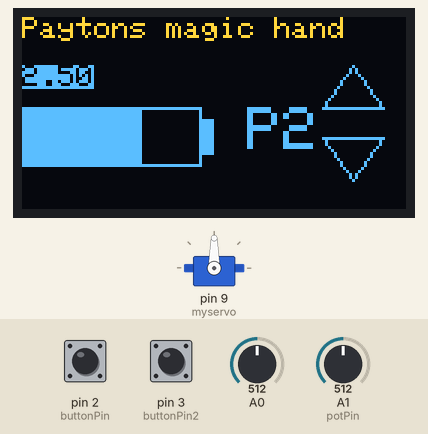
Bench run of a sketch on a simulated Arduino Uno, built with avr-gcc and run on an emulated ATmega328P. Parts: servo, 128×64 one-colour display. Inputs (shaded band) come from the test bench; at power-on: pin 2 (buttonPin) LOW, pin 3 (buttonPin2) LOW, A0 = 512, A1 (potPin) = 512. The OLED is the two-colour kind (top 16 rows yellow).

Above: at 2.3 s.
2.4 s: pin 2 (buttonPin) pulled HIGH for 0.15 s
At 3.5 s:
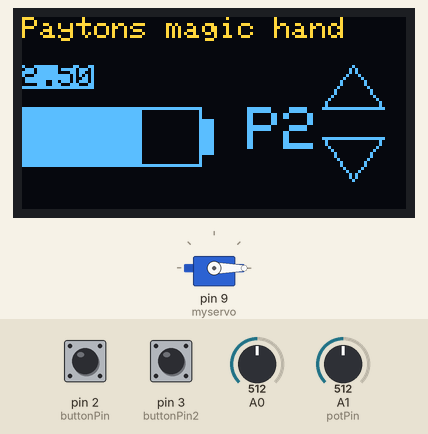
4.0 s: pin 3 (buttonPin2) pulled HIGH for 1 s
At 4.96 s:
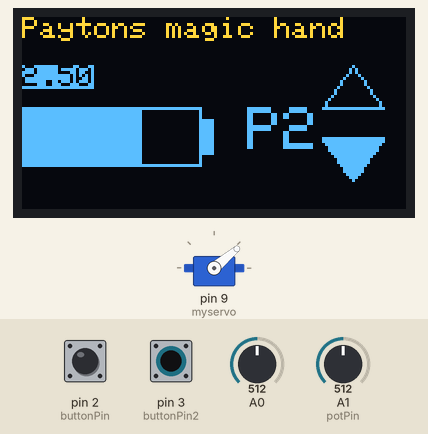
6.5 s: pin 3 (buttonPin2) pulled HIGH for 3.2 s
At 10.7 s:
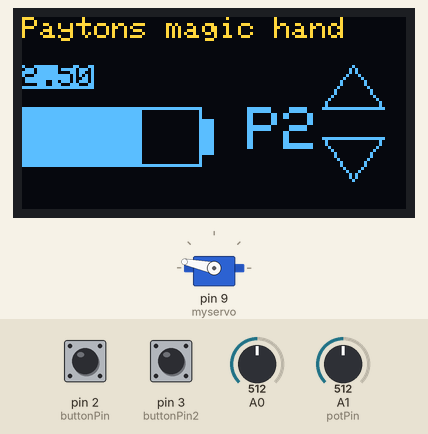
11.2 s: A0 set to 716
At 12.4 s:
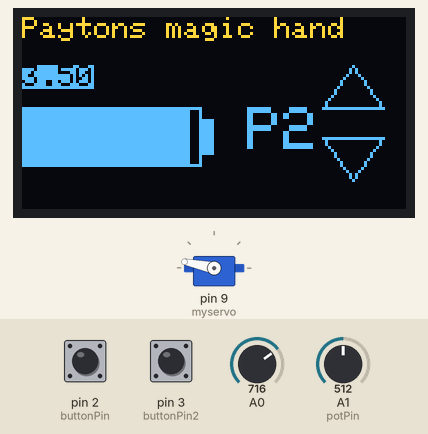
12.7 s: pin 3 (buttonPin2) pulled HIGH for 1 s
At 14.9 s:
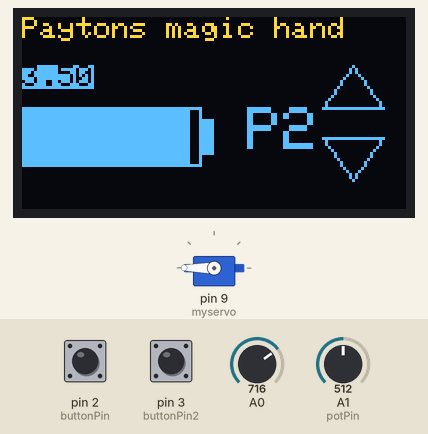
15.2 s: pin 2 (buttonPin) pulled HIGH for 1 s
At 17.5 s:
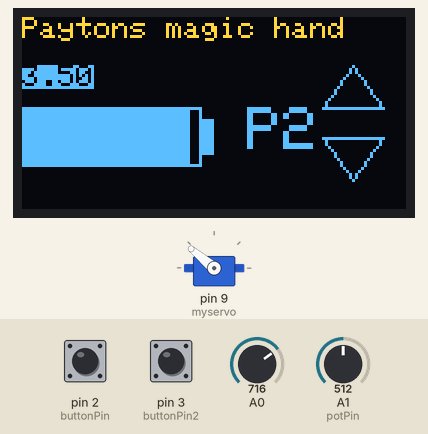
Timing chart, 0 to 18.7 s (numbered marks = the images above; inputs shaded):
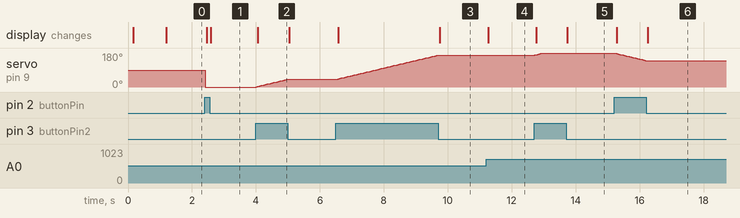

The sketch:

Main.ino
```cpp
#include <Wire.h>
#include <Adafruit_GFX.h>
#include <Adafruit_SSD1306.h>

#define SCREEN_WIDTH 128 // OLED display width, in pixels
#define SCREEN_HEIGHT 64 // OLED display height, in pixels

// Declaration for an SSD1306 display connected to I2C (SDA, SCL pins)
Adafruit_SSD1306 display(SCREEN_WIDTH, SCREEN_HEIGHT, &Wire, -1);

#include <Servo.h>

Servo myservo; // create servo object to control a servo
// twelve servo objects can be created on most boards

int pos = 0; // variable to store the servo position
const int buttonPin = 2;
const int buttonPin2 = 3;
int potPin = 1;
int buttonState = 0;
int buttonState2 = 0;
int val = 0;
int batterylevel = 0;
void setup()
{
  myservo.attach(9); // attaches the servo on pin 9 to the servo object
  pinMode(buttonPin, INPUT);
  pinMode(buttonPin2, INPUT);

  Serial.begin(115200);
  if (!display.begin(SSD1306_SWITCHCAPVCC, 0x3C))
  { // Address 0x3D for 128x64
    Serial.println(F("SSD1306 allocation failed"));
    for (;;)
      ;
  }
  delay(100);
  display.clearDisplay();

  display.setTextSize(3);
  display.setTextColor(WHITE);
  display.setCursor(20, 16);
  // Display static text
  display.println("Hello"); //Write custom text here
  display.setCursor(12, 40);
  display.println("Payton");
  display.display();
  delay(1000);
  display.clearDisplay();

}

void loop()
{
  val = analogRead(potPin);
  val = map(val, 0, 1023, 0, 5);
  buttonState = digitalRead(buttonPin);
  buttonState2 = digitalRead(buttonPin2);
  display.drawTriangle(100, 40, 120, 40, 110, 54, WHITE);
  display.drawTriangle(100, 30, 120, 30, 110, 16, WHITE);

  if (buttonState == HIGH)
  { // goes from 0 degrees to 180 degrees

    // in steps of 1 degree
    pos = pos - val; // MOVED to before servo angle constrain
    if (pos < 0)
    {
      pos = 0;
    }
    myservo.write(pos);

    display.fillTriangle(100, 30, 120, 30, 110, 16, WHITE);

    delay(15); // waits 15 ms for the servo to reach the position
  }

  if (buttonState2 == HIGH)
  { // goes from 0 degrees to 180 degrees
    // in steps of 1 degree
    pos = pos + val; // MOVED to before servo angle constrain
    if (pos > 180)
    {
      pos = 180;
    }
    myservo.write(pos);
    display.fillTriangle(100, 40, 120, 40, 110, 54, WHITE);
    delay(15);
  }
  display.setTextSize(1);      //text size
  display.setTextColor(WHITE); //text color
  display.setCursor(0, 0);
  display.println("Paytons magic hand"); //display out text 1st line
  display.setTextColor(BLACK, WHITE);
  display.println();
  int sensorValue = analogRead(A0);             // Convert the analog reading (which goes from 0 - 1023) to a voltage (0 - 5V):
  float voltage = sensorValue * (5.0 / 1023.0); // print out the value you read:
  display.println(voltage);
  batterylevel = (int)(voltage * 16.21); // ADD cast to integer
  display.fillRect(0, 30, batterylevel, 20, WHITE);

  display.setTextSize(1);
  display.setTextColor(WHITE); //text color
  display.println();
  display.setTextSize(2); //text size
  display.drawRect(0, 30, 60, 20, WHITE);
  display.fillRect(60, 34, 4, 12, WHITE);

  display.setCursor(75, 30);
  display.print("P");
  display.print(val);
  display.display();
  delay(1); // MOVED from before text and batt display additions
  display.clearDisplay();
}
```

Measured:
- after the input at 2.4 s, servo on pin 9 (myservo): 90° → 0° at once; the display: first changes after 0.06 s (image 1 shows a later state)
- after the input at 4.0 s, servo on pin 9 (myservo): moves from 0° to 40° over 0.94 s, starting at once; the display: changes after 0.06 s (image 2)
- after the input at 6.5 s, servo on pin 9 (myservo): moves from 40° to 168° over 3.1 s, starting at once; the display: first changes after 0.07 s (image 3 shows a later state)
- after the input at 11.2 s, the display: changes after 0.06 s (image 4)
- after the input at 12.7 s, servo on pin 9 (myservo): 168° → 180° at once; the display: first changes after 0.06 s (image 5 shows a later state)
- after the input at 15.2 s, servo on pin 9 (myservo): moves from 180° to 140° over 0.95 s, starting at once; the display: first changes after 0.08 s (image 6 shows a later state)
